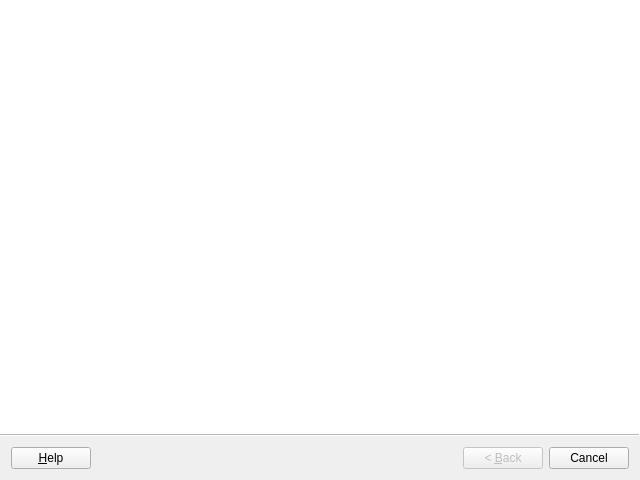
<?xml version="1.0" encoding="UTF-8"?>
<ui version="4.0">
 <class>TrajectoryWizardForm</class>
 <widget class="QWizard" name="TrajectoryWizardForm">
  <property name="geometry">
   <rect>
    <x>0</x>
    <y>0</y>
    <width>640</width>
    <height>480</height>
   </rect>
  </property>
  <property name="windowTitle">
   <string>Trajectory</string>
  </property>
  <property name="wizardStyle">
   <enum>QWizard::ModernStyle</enum>
  </property>
  <property name="options">
   <set>QWizard::HaveHelpButton|QWizard::IndependentPages</set>
  </property>
 </widget>
 <resources/>
 <connections/>
</ui>
